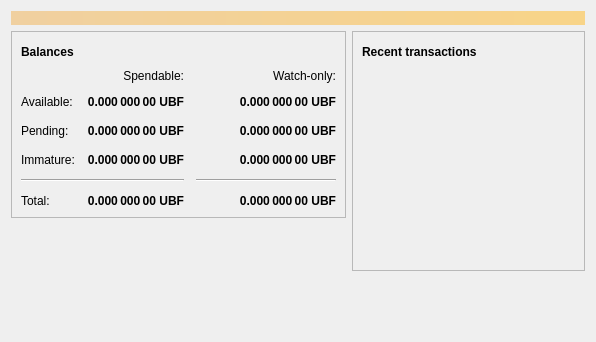
<?xml version="1.0" encoding="UTF-8"?>
<ui version="4.0">
 <class>OverviewPage</class>
 <widget class="QWidget" name="OverviewPage">
  <property name="geometry">
   <rect>
    <x>0</x>
    <y>0</y>
    <width>596</width>
    <height>342</height>
   </rect>
  </property>
  <property name="windowTitle">
   <string>Form</string>
  </property>
  <layout class="QVBoxLayout" name="topLayout">
   <item>
    <widget class="QLabel" name="labelAlerts">
     <property name="visible">
      <bool>false</bool>
     </property>
     <property name="styleSheet">
      <string notr="true">QLabel { background-color: qlineargradient(x1: 0, y1: 0, x2: 1, y2: 0, stop:0 #F0D0A0, stop:1 #F8D488); color:#000000; }</string>
     </property>
     <property name="wordWrap">
      <bool>true</bool>
     </property>
     <property name="margin">
      <number>3</number>
     </property>
     <property name="textInteractionFlags">
      <set>Qt::TextSelectableByMouse</set>
     </property>
    </widget>
   </item>
   <item>
    <layout class="QHBoxLayout" name="horizontalLayout" stretch="1,1">
     <item>
      <layout class="QVBoxLayout" name="verticalLayout_2">
       <item>
        <widget class="QFrame" name="frame">
         <property name="frameShape">
          <enum>QFrame::StyledPanel</enum>
         </property>
         <property name="frameShadow">
          <enum>QFrame::Raised</enum>
         </property>
         <layout class="QVBoxLayout" name="verticalLayout_4">
          <item>
           <layout class="QHBoxLayout" name="horizontalLayout_4">
            <item>
             <widget class="QLabel" name="label_5">
              <property name="font">
               <font>
                <weight>75</weight>
                <bold>true</bold>
               </font>
              </property>
              <property name="text">
               <string>Balances</string>
              </property>
             </widget>
            </item>
            <item>
             <widget class="QPushButton" name="labelWalletStatus">
              <property name="enabled">
               <bool>true</bool>
              </property>
              <property name="maximumSize">
               <size>
                <width>30</width>
                <height>16777215</height>
               </size>
              </property>
              <property name="toolTip">
               <string>The displayed information may be out of date. Your wallet automatically synchronizes with the Bitcoin network after a connection is established, but this process has not completed yet.</string>
              </property>
              <property name="text">
               <string/>
              </property>
              <property name="icon">
               <iconset resource="../bitcoin.qrc">
                <normaloff>:/icons/warning</normaloff>
                <disabledoff>:/icons/warning</disabledoff>:/icons/warning</iconset>
              </property>
              <property name="iconSize">
               <size>
                <width>24</width>
                <height>24</height>
               </size>
              </property>
              <property name="flat">
               <bool>true</bool>
              </property>
             </widget>
            </item>
            <item>
             <spacer name="horizontalSpacer_3">
              <property name="orientation">
               <enum>Qt::Horizontal</enum>
              </property>
              <property name="sizeHint" stdset="0">
               <size>
                <width>40</width>
                <height>20</height>
               </size>
              </property>
             </spacer>
            </item>
           </layout>
          </item>
          <item>
           <layout class="QGridLayout" name="gridLayout">
            <property name="spacing">
             <number>12</number>
            </property>
            <item row="2" column="2">
             <widget class="QLabel" name="labelWatchPending">
              <property name="font">
               <font>
                <weight>75</weight>
                <bold>true</bold>
               </font>
              </property>
              <property name="cursor">
               <cursorShape>IBeamCursor</cursorShape>
              </property>
              <property name="toolTip">
               <string>Unconfirmed transactions to watch-only addresses</string>
              </property>
              <property name="text">
               <string notr="true">0.000 000 00 UBF</string>
              </property>
              <property name="alignment">
               <set>Qt::AlignRight|Qt::AlignTrailing|Qt::AlignVCenter</set>
              </property>
              <property name="textInteractionFlags">
               <set>Qt::LinksAccessibleByMouse|Qt::TextSelectableByKeyboard|Qt::TextSelectableByMouse</set>
              </property>
             </widget>
            </item>
            <item row="2" column="1">
             <widget class="QLabel" name="labelUnconfirmed">
              <property name="font">
               <font>
                <weight>75</weight>
                <bold>true</bold>
               </font>
              </property>
              <property name="cursor">
               <cursorShape>IBeamCursor</cursorShape>
              </property>
              <property name="toolTip">
               <string>Total of transactions that have yet to be confirmed, and do not yet count toward the spendable balance</string>
              </property>
              <property name="text">
               <string notr="true">0.000 000 00 UBF</string>
              </property>
              <property name="alignment">
               <set>Qt::AlignRight|Qt::AlignTrailing|Qt::AlignVCenter</set>
              </property>
              <property name="textInteractionFlags">
               <set>Qt::LinksAccessibleByMouse|Qt::TextSelectableByKeyboard|Qt::TextSelectableByMouse</set>
              </property>
             </widget>
            </item>
            <item row="3" column="2">
             <widget class="QLabel" name="labelWatchImmature">
              <property name="font">
               <font>
                <weight>75</weight>
                <bold>true</bold>
               </font>
              </property>
              <property name="cursor">
               <cursorShape>IBeamCursor</cursorShape>
              </property>
              <property name="toolTip">
               <string>Mined balance in watch-only addresses that has not yet matured</string>
              </property>
              <property name="text">
               <string notr="true">0.000 000 00 UBF</string>
              </property>
              <property name="alignment">
               <set>Qt::AlignRight|Qt::AlignTrailing|Qt::AlignVCenter</set>
              </property>
              <property name="textInteractionFlags">
               <set>Qt::LinksAccessibleByMouse|Qt::TextSelectableByKeyboard|Qt::TextSelectableByMouse</set>
              </property>
             </widget>
            </item>
            <item row="4" column="0" colspan="2">
             <widget class="Line" name="line">
              <property name="orientation">
               <enum>Qt::Horizontal</enum>
              </property>
             </widget>
            </item>
            <item row="4" column="2">
             <widget class="Line" name="lineWatchBalance">
              <property name="sizePolicy">
               <sizepolicy hsizetype="Preferred" vsizetype="Fixed">
                <horstretch>0</horstretch>
                <verstretch>0</verstretch>
               </sizepolicy>
              </property>
              <property name="minimumSize">
               <size>
                <width>140</width>
                <height>0</height>
               </size>
              </property>
              <property name="orientation">
               <enum>Qt::Horizontal</enum>
              </property>
             </widget>
            </item>
            <item row="5" column="0">
             <widget class="QLabel" name="labelTotalText">
              <property name="text">
               <string>Total:</string>
              </property>
             </widget>
            </item>
            <item row="3" column="1">
             <widget class="QLabel" name="labelImmature">
              <property name="font">
               <font>
                <weight>75</weight>
                <bold>true</bold>
               </font>
              </property>
              <property name="cursor">
               <cursorShape>IBeamCursor</cursorShape>
              </property>
              <property name="toolTip">
               <string>Mined balance that has not yet matured</string>
              </property>
              <property name="text">
               <string notr="true">0.000 000 00 UBF</string>
              </property>
              <property name="alignment">
               <set>Qt::AlignRight|Qt::AlignTrailing|Qt::AlignVCenter</set>
              </property>
              <property name="textInteractionFlags">
               <set>Qt::LinksAccessibleByMouse|Qt::TextSelectableByKeyboard|Qt::TextSelectableByMouse</set>
              </property>
             </widget>
            </item>
            <item row="2" column="3">
             <spacer name="horizontalSpacer_2">
              <property name="orientation">
               <enum>Qt::Horizontal</enum>
              </property>
              <property name="sizeHint" stdset="0">
               <size>
                <width>40</width>
                <height>20</height>
               </size>
              </property>
             </spacer>
            </item>
            <item row="3" column="0">
             <widget class="QLabel" name="labelImmatureText">
              <property name="text">
               <string>Immature:</string>
              </property>
             </widget>
            </item>
            <item row="5" column="1">
             <widget class="QLabel" name="labelTotal">
              <property name="font">
               <font>
                <weight>75</weight>
                <bold>true</bold>
               </font>
              </property>
              <property name="cursor">
               <cursorShape>IBeamCursor</cursorShape>
              </property>
              <property name="toolTip">
               <string>Your current total balance</string>
              </property>
              <property name="text">
               <string notr="true">0.000 000 00 UBF</string>
              </property>
              <property name="alignment">
               <set>Qt::AlignRight|Qt::AlignTrailing|Qt::AlignVCenter</set>
              </property>
              <property name="textInteractionFlags">
               <set>Qt::LinksAccessibleByMouse|Qt::TextSelectableByKeyboard|Qt::TextSelectableByMouse</set>
              </property>
             </widget>
            </item>
            <item row="5" column="2">
             <widget class="QLabel" name="labelWatchTotal">
              <property name="font">
               <font>
                <weight>75</weight>
                <bold>true</bold>
               </font>
              </property>
              <property name="cursor">
               <cursorShape>IBeamCursor</cursorShape>
              </property>
              <property name="toolTip">
               <string>Current total balance in watch-only addresses</string>
              </property>
              <property name="text">
               <string notr="true">0.000 000 00 UBF</string>
              </property>
              <property name="alignment">
               <set>Qt::AlignRight|Qt::AlignTrailing|Qt::AlignVCenter</set>
              </property>
              <property name="textInteractionFlags">
               <set>Qt::LinksAccessibleByMouse|Qt::TextSelectableByKeyboard|Qt::TextSelectableByMouse</set>
              </property>
             </widget>
            </item>
            <item row="0" column="2">
             <widget class="QLabel" name="labelWatchonly">
              <property name="text">
               <string>Watch-only:</string>
              </property>
              <property name="alignment">
               <set>Qt::AlignRight|Qt::AlignTrailing|Qt::AlignVCenter</set>
              </property>
             </widget>
            </item>
            <item row="1" column="0">
             <widget class="QLabel" name="labelBalanceText">
              <property name="text">
               <string>Available:</string>
              </property>
             </widget>
            </item>
            <item row="1" column="1">
             <widget class="QLabel" name="labelBalance">
              <property name="font">
               <font>
                <weight>75</weight>
                <bold>true</bold>
               </font>
              </property>
              <property name="cursor">
               <cursorShape>IBeamCursor</cursorShape>
              </property>
              <property name="toolTip">
               <string>Your current spendable balance</string>
              </property>
              <property name="text">
               <string notr="true">0.000 000 00 UBF</string>
              </property>
              <property name="alignment">
               <set>Qt::AlignRight|Qt::AlignTrailing|Qt::AlignVCenter</set>
              </property>
              <property name="textInteractionFlags">
               <set>Qt::LinksAccessibleByMouse|Qt::TextSelectableByKeyboard|Qt::TextSelectableByMouse</set>
              </property>
             </widget>
            </item>
            <item row="1" column="2">
             <widget class="QLabel" name="labelWatchAvailable">
              <property name="font">
               <font>
                <weight>75</weight>
                <bold>true</bold>
               </font>
              </property>
              <property name="cursor">
               <cursorShape>IBeamCursor</cursorShape>
              </property>
              <property name="toolTip">
               <string>Your current balance in watch-only addresses</string>
              </property>
              <property name="text">
               <string notr="true">0.000 000 00 UBF</string>
              </property>
              <property name="alignment">
               <set>Qt::AlignRight|Qt::AlignTrailing|Qt::AlignVCenter</set>
              </property>
              <property name="textInteractionFlags">
               <set>Qt::LinksAccessibleByMouse|Qt::TextSelectableByKeyboard|Qt::TextSelectableByMouse</set>
              </property>
             </widget>
            </item>
            <item row="2" column="0">
             <widget class="QLabel" name="labelPendingText">
              <property name="text">
               <string>Pending:</string>
              </property>
             </widget>
            </item>
            <item row="0" column="1">
             <widget class="QLabel" name="labelSpendable">
              <property name="text">
               <string>Spendable:</string>
              </property>
              <property name="alignment">
               <set>Qt::AlignRight|Qt::AlignTrailing|Qt::AlignVCenter</set>
              </property>
             </widget>
            </item>
           </layout>
          </item>
         </layout>
        </widget>
       </item>
       <item>
        <spacer name="verticalSpacer">
         <property name="orientation">
          <enum>Qt::Vertical</enum>
         </property>
         <property name="sizeHint" stdset="0">
          <size>
           <width>20</width>
           <height>40</height>
          </size>
         </property>
        </spacer>
       </item>
      </layout>
     </item>
     <item>
      <layout class="QVBoxLayout" name="verticalLayout_3">
       <item>
        <widget class="QFrame" name="frame_2">
         <property name="frameShape">
          <enum>QFrame::StyledPanel</enum>
         </property>
         <property name="frameShadow">
          <enum>QFrame::Raised</enum>
         </property>
         <layout class="QVBoxLayout" name="verticalLayout">
          <item>
           <layout class="QHBoxLayout" name="horizontalLayout_2">
            <item>
             <widget class="QLabel" name="label_4">
              <property name="font">
               <font>
                <weight>75</weight>
                <bold>true</bold>
               </font>
              </property>
              <property name="text">
               <string>Recent transactions</string>
              </property>
             </widget>
            </item>
            <item>
             <widget class="QPushButton" name="labelTransactionsStatus">
              <property name="enabled">
               <bool>true</bool>
              </property>
              <property name="maximumSize">
               <size>
                <width>30</width>
                <height>16777215</height>
               </size>
              </property>
              <property name="toolTip">
               <string>The displayed information may be out of date. Your wallet automatically synchronizes with the Bitcoin network after a connection is established, but this process has not completed yet.</string>
              </property>
              <property name="text">
               <string/>
              </property>
              <property name="icon">
               <iconset resource="../bitcoin.qrc">
                <normaloff>:/icons/warning</normaloff>
                <disabledoff>:/icons/warning</disabledoff>:/icons/warning</iconset>
              </property>
              <property name="iconSize">
               <size>
                <width>24</width>
                <height>24</height>
               </size>
              </property>
              <property name="flat">
               <bool>true</bool>
              </property>
             </widget>
            </item>
            <item>
             <spacer name="horizontalSpacer">
              <property name="orientation">
               <enum>Qt::Horizontal</enum>
              </property>
              <property name="sizeHint" stdset="0">
               <size>
                <width>40</width>
                <height>20</height>
               </size>
              </property>
             </spacer>
            </item>
           </layout>
          </item>
          <item>
           <widget class="QListView" name="listTransactions">
            <property name="styleSheet">
             <string notr="true">QListView { background: transparent; }</string>
            </property>
            <property name="frameShape">
             <enum>QFrame::NoFrame</enum>
            </property>
            <property name="verticalScrollBarPolicy">
             <enum>Qt::ScrollBarAlwaysOff</enum>
            </property>
            <property name="horizontalScrollBarPolicy">
             <enum>Qt::ScrollBarAlwaysOff</enum>
            </property>
            <property name="selectionMode">
             <enum>QAbstractItemView::NoSelection</enum>
            </property>
           </widget>
          </item>
         </layout>
        </widget>
       </item>
       <item>
        <spacer name="verticalSpacer_2">
         <property name="orientation">
          <enum>Qt::Vertical</enum>
         </property>
         <property name="sizeHint" stdset="0">
          <size>
           <width>20</width>
           <height>40</height>
          </size>
         </property>
        </spacer>
       </item>
      </layout>
     </item>
    </layout>
   </item>
  </layout>
 </widget>
 <resources/>
 <connections/>
</ui>
